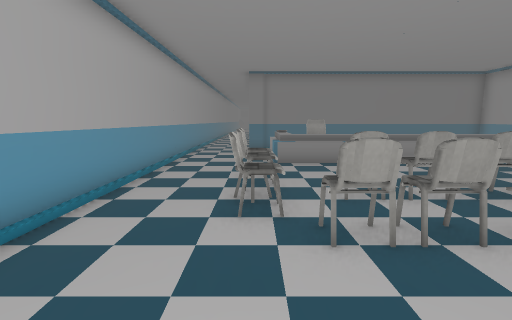
view 1 (above)

19 first-person views from a walk through a scene from a Unity 3-D project. The camera is 1.5 m above the floor, tilts 8° down and sees 85° across. Doors are open. The floor is counted in squares, 1 m on a side. Each view is taken from the middle of a square. On the plan, view 1 faces up. The plan holds only what a view shows up to about 14 squares ahead; the rest is blank. The place goes on beyond the plan. The player is left out. Some animated figures are not drawn. Some surface patterns are stand-ins.

view 2
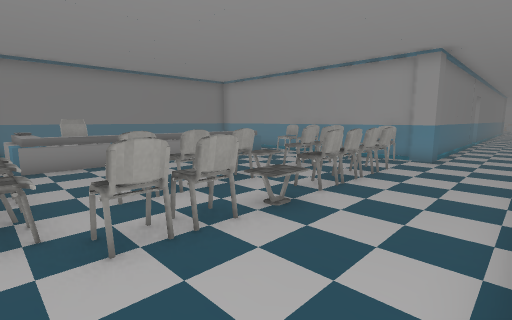

view 3
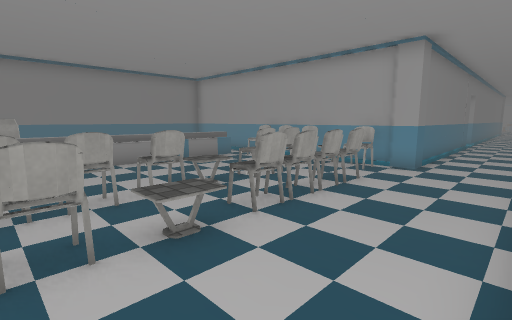

view 4
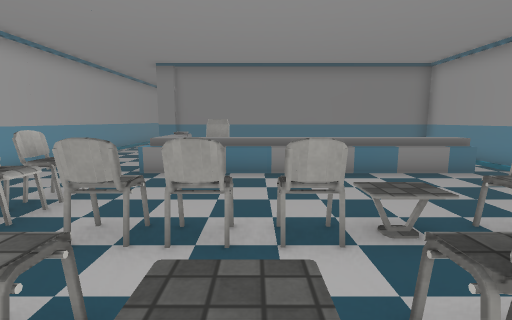

view 5
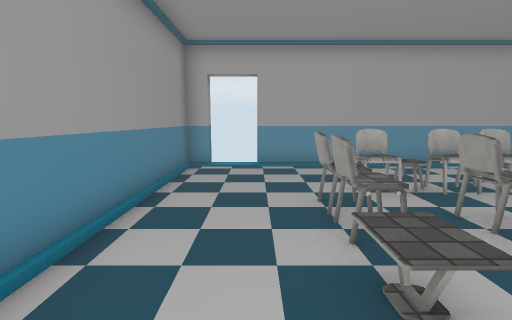

view 6
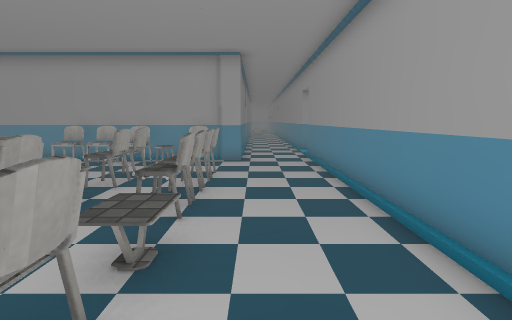

view 7
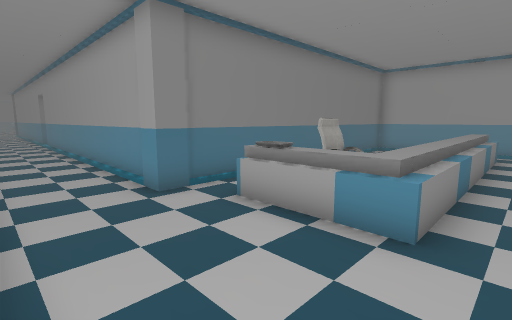

view 8
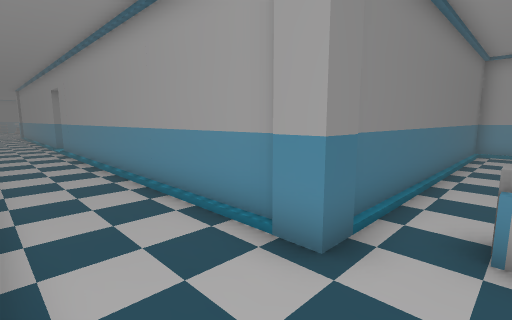

view 9
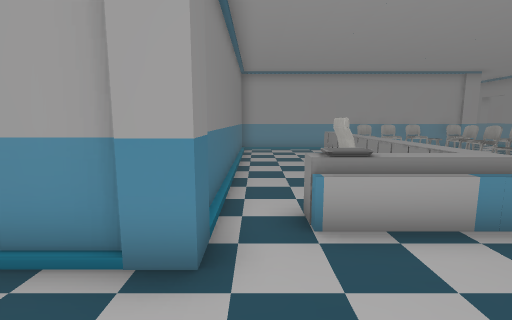

view 10
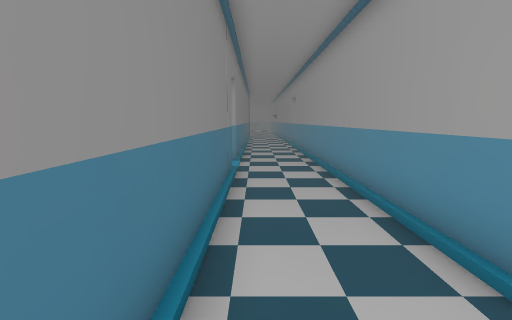

view 11
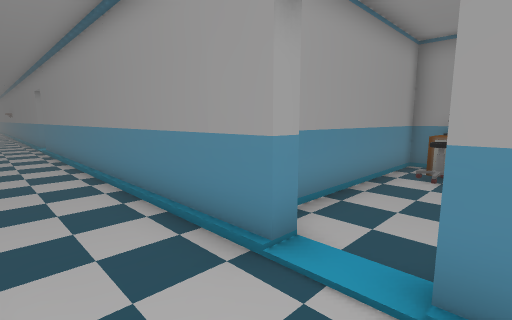

view 12
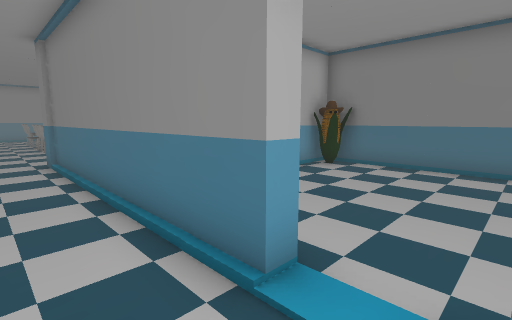

view 13
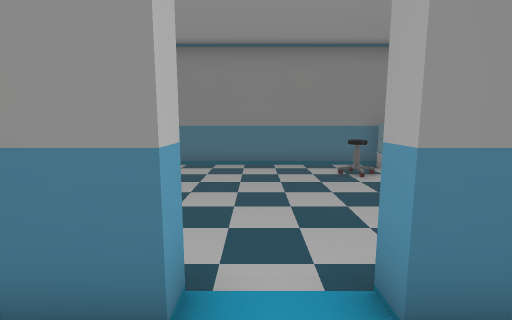

view 14
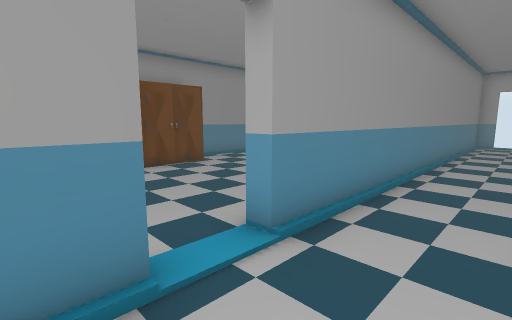

view 15
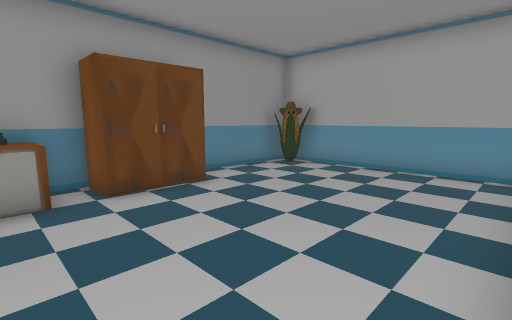

view 16
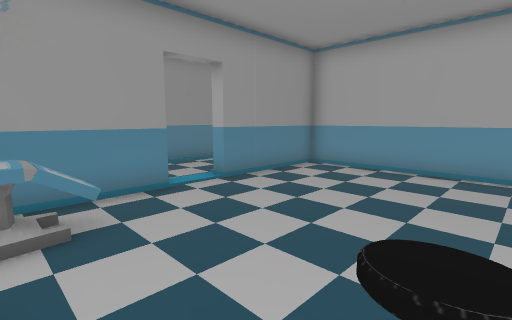

view 17
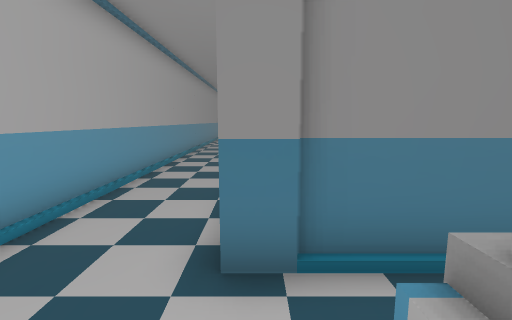

view 18
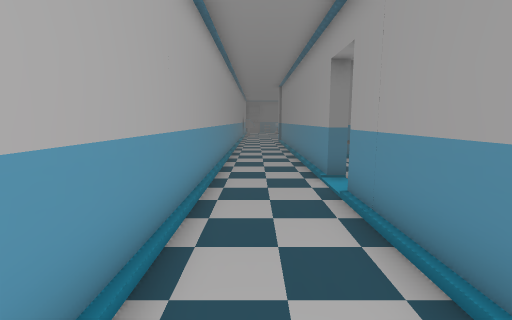

view 19
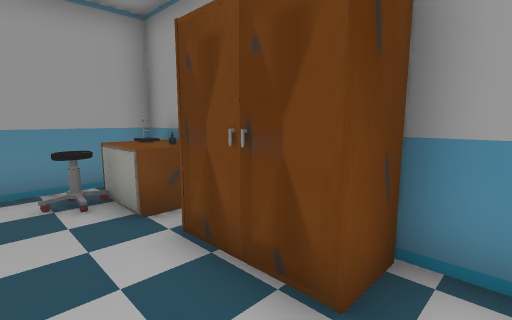

### Floor plan
Key: @ floor where view 1 was taken; # wall or solid block; . floor; / step, stairs or slope; D open door; O other object.
Columns run from 4 left of view 1 to 26 right of it. Each row starts with its distance up from view 1.
 37 #/..#
 36 #/..#
 35 #/..###
 34 #/..#
 33 #/..#
 32 #/..#.
 31 #/..#.
 30 #/.DD
 29 #/...
 28 #/..#
 27 #/..#
 26 #/..#
 25 #/..#
 24 #/..#
 23 #/..#
 22 #/..#
 21 #/..#
 20 #/..#
 19 #/..#
 18 #/..#
 17 #/..#
 16 #/..##
 15 #/..O############
 14 #/..............#
 13 #/...O..........#
 12 #/...OOO  ......#
 11 #/...OOOOOOOOOO.#     #########
 10 #/...#O#OO#OO#O.#    ##.......
  9 #/.............O#    #.......O.
  8 #/..O..........O#    #........
  7 #/..O..........O#    #.........
  6 #/..O.OO.OOO.O.O#    #.........
  5 #/..O.OO.OOOOO.O#    #........O
  4 #/..OOO..OOOOO.O##   #.......O#
  3 ##...OOOOOOOOO..O########D..###
  2 DD.......................DD....
  1 DD.................D...........
  0 ##//@/////////////.D///////////
 -1  #################.############
 -2          #..........#
 -3          #..........#
 -4          #..........#
 -5          #..........#
 -6          #.........O#
 -7          ##...OOOOOO#
 -8          ######O#####

Positions as (right, up) in squares from view 1, and headings:
1: (0, 0), facing up
2: (0, 0), facing up-right
3: (2, 0), facing up-right
4: (4, 2), facing up
5: (6, 2), facing left
6: (1, 2), facing right
7: (-3, 9), facing up-right
8: (-3, 13), facing up-right
9: (-3, 14), facing right
10: (13, 2), facing right
11: (13, 2), facing down-right
12: (23, 1), facing up-left
13: (22, 1), facing up
14: (16, 2), facing down-left
15: (14, -1), facing down-left
16: (26, 9), facing down-left
17: (0, 12), facing up
18: (-2, 23), facing up
19: (9, -5), facing down-right
